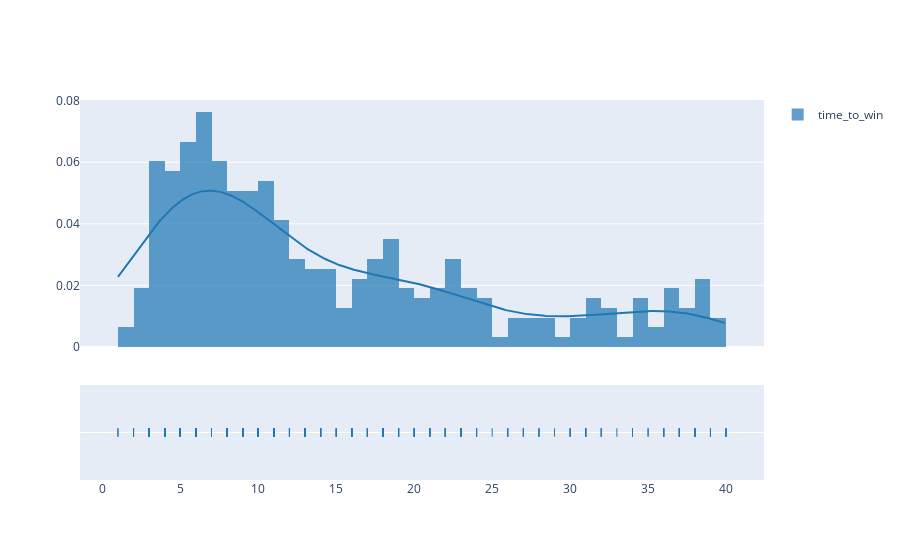

The notebook cell this image was saved under:
### Code cell
fig = ff.create_distplot([wins['time_to_win'].to_list()], ['time_to_win'])
fig.show()

### Figure 1 — Plotly figure (JSON) as saved in the notebook; plotly's stock layout.template omitted (floating-point values rounded to 4 significant figures; data arrays with more than 128 entries replaced by an {"elided": "..."} marker saying what was removed)
{"data": [{"autobinx": false, "histnorm": "probability density", "legendgroup": "time_to_win", "marker": {"color": "rgb(31, 119, 180)"}, "name": "time_to_win", "opacity": 0.7, "type": "histogram", "x": {"elided": "319 int values"}, "xaxis": "x", "xbins": {"end": 40, "size": 1, "start": 1}, "yaxis": "y"}, {"legendgroup": "time_to_win", "marker": {"color": "rgb(31, 119, 180)"}, "mode": "lines", "name": "time_to_win", "showlegend": false, "type": "scatter", "x": {"elided": "500 float values"}, "xaxis": "x", "y": {"elided": "500 float values"}, "yaxis": "y"}, {"legendgroup": "time_to_win", "marker": {"color": "rgb(31, 119, 180)", "symbol": "line-ns-open"}, "mode": "markers", "name": "time_to_win", "showlegend": false, "type": "scatter", "x": {"elided": "319 int values"}, "xaxis": "x", "y": {"elided": "319 str values"}, "yaxis": "y2"}], "layout": {"barmode": "overlay", "hovermode": "closest", "legend": {"traceorder": "reversed"}, "xaxis": {"anchor": "y2", "domain": [0, 1], "zeroline": false}, "yaxis": {"anchor": "free", "domain": [0.35, 1], "position": 0}, "yaxis2": {"anchor": "x", "domain": [0, 0.25], "dtick": 1, "showticklabels": false}}}
